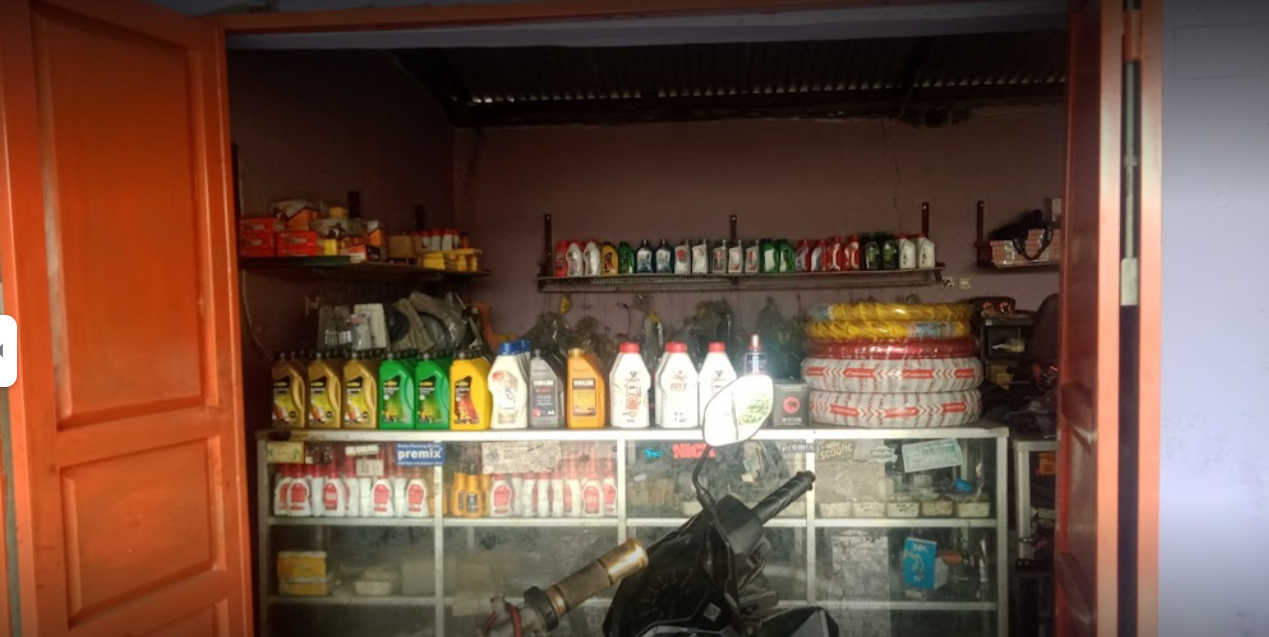
#> input picture hii.png, 1269 x 637 px
$ jupyter execute Untitled.ipynb
#> lines starting #> are read from the running program, lines starting #| are printed output that depends on the picture; after the words box and inside, x2 and y2 are one past the last pixel; in counts of white or black regions, pixels touching at a corner belong together
[cell 1]
from PIL import Image

[cell 2]
def citra_biner(nilai_ambang):
    # konversi gambar RGB ke grayscale
    # https://stackoverflow.com/a/18778280/9157799
#> called with nilai_ambang = 50
    CITRA_GRAYSCALE = Image.open('hii.png').convert('L')
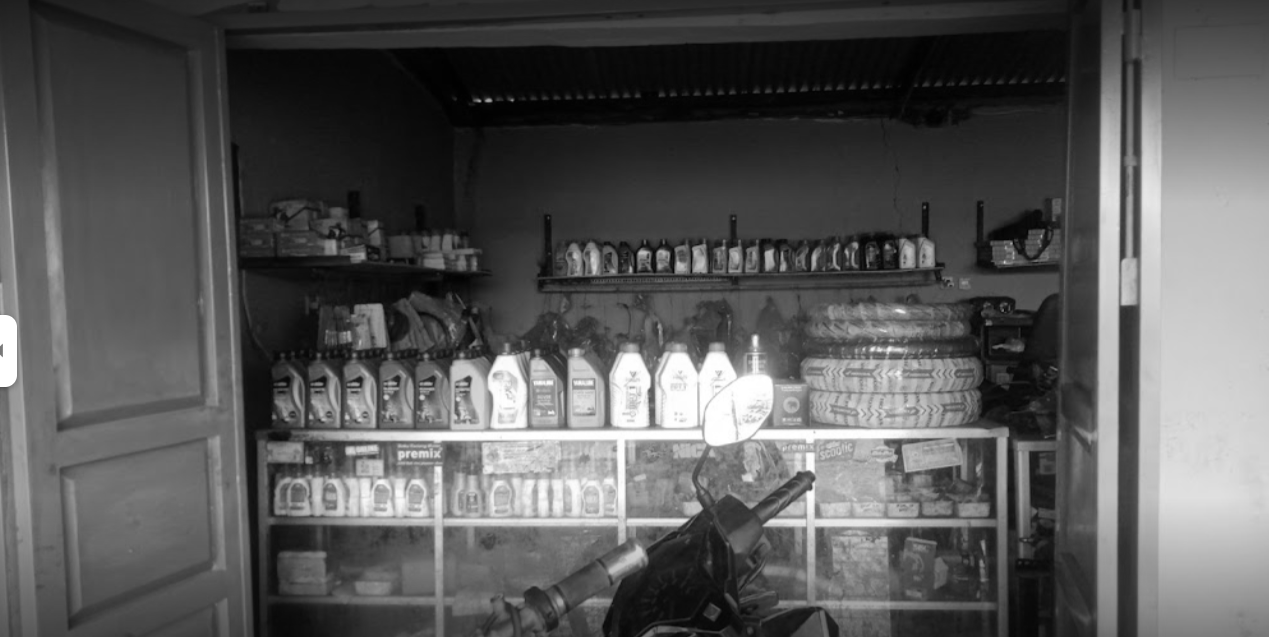
#> CITRA_GRAYSCALE: PIL image 1269x637 L; min 1, max 255, mean 87.7
    PIXEL_GRAYSCALE = CITRA_GRAYSCALE.load()

    ukuran_horizontal = CITRA_GRAYSCALE.size[0]
#> ukuran_horizontal = 1269
    ukuran_vertikal = CITRA_GRAYSCALE.size[1]
#> ukuran_vertikal = 637

    for x in range(ukuran_horizontal):
        for y in range(ukuran_vertikal):
            if PIXEL_GRAYSCALE[x, y] < nilai_ambang:
                PIXEL_GRAYSCALE[x, y] = 0
            else:
                PIXEL_GRAYSCALE[x, y] = 255

    nama_setelah_disave = 'gambar_biner_' + str(nilai_ambang) + '.png'
    CITRA_GRAYSCALE.save(nama_setelah_disave)
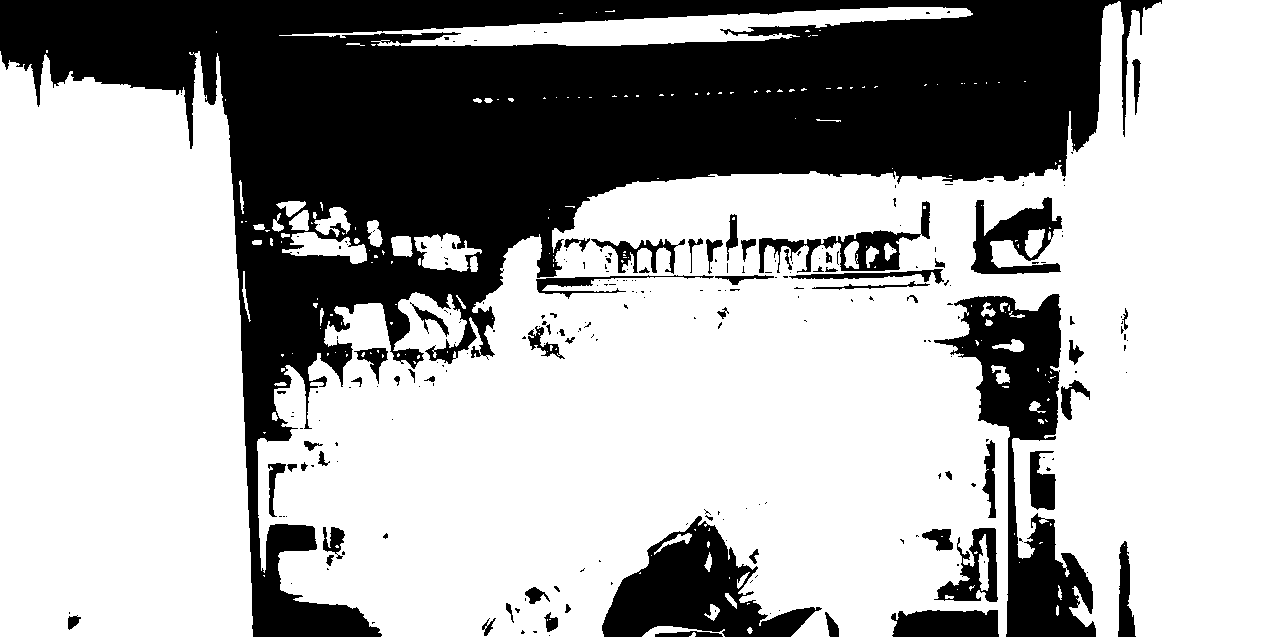
#> saved as gambar_biner_50.png: PIL image 1269x637 L; 66.6% white; 248 black regions (184 under 20 px), largest, box (x1, y1, x2, y2) and area: (0, 0, 1162, 637) 214844, (934, 294, 1096, 637) 18534, (602, 516, 822, 637) 12359

[cell 3]
citra_biner(50)

[cell 4]
img = Image.open ('gambar_biner_50.png')

[cell 5]
img

[cell 6]
citra_biner(128)
#> call 2 of citra_biner, with nilai_ambang = 128
#> in citra_biner (call 2), `CITRA_GRAYSCALE.save(nama_setelah_disave)`:
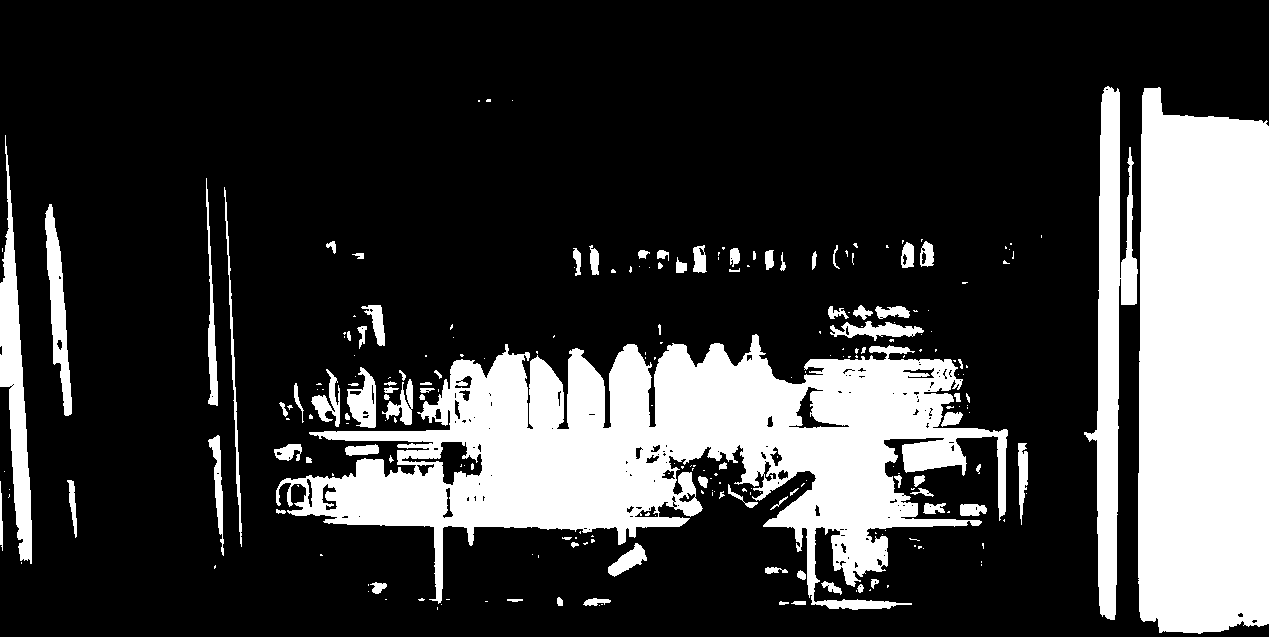
#> saved as gambar_biner_128.png: PIL image 1269x637 L; 23.4% white; 241 white regions (154 under 20 px), largest, box (x1, y1, x2, y2) and area: (276, 334, 1008, 610) 87651, (1138, 87, 1269, 634) 66668, (1084, 86, 1138, 620) 11976

[cell 7]
img = Image.open ('gambar_biner_128.png')

[cell 8]
img

[cell 9]
citra_biner(200)
#> call 3 of citra_biner, with nilai_ambang = 200
#> in citra_biner (call 3), `CITRA_GRAYSCALE.save(nama_setelah_disave)`:
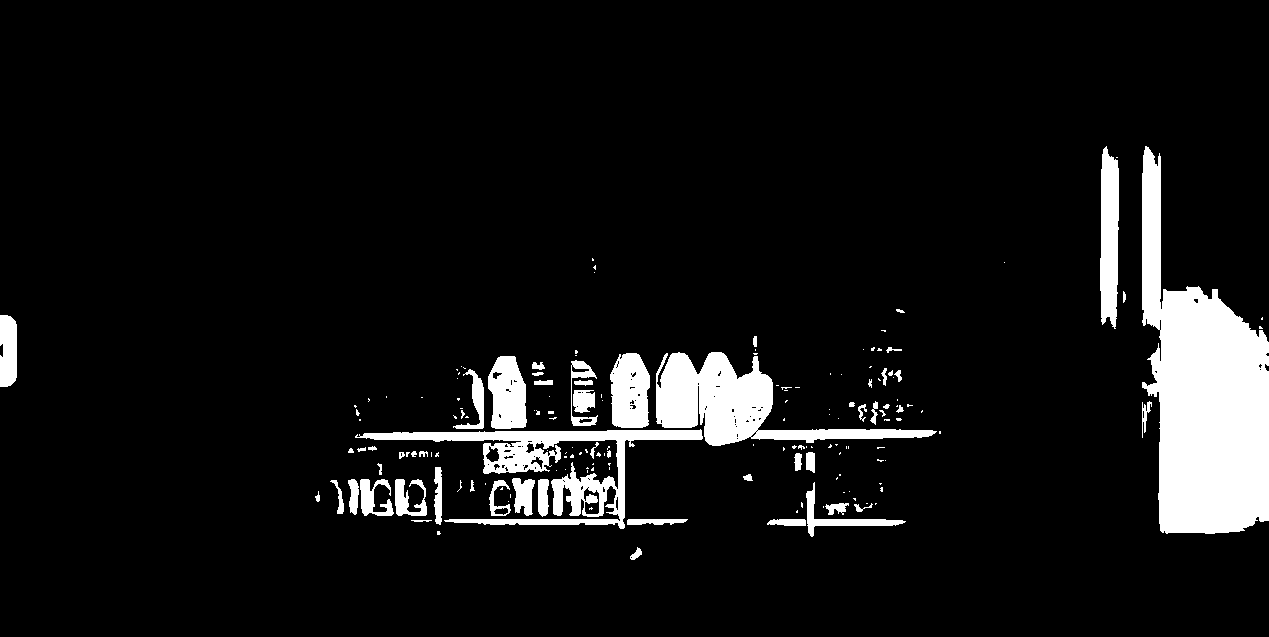
#> saved as gambar_biner_200.png: PIL image 1269x637 L; 7.9% white; 171 white regions (112 under 20 px), largest, box (x1, y1, x2, y2) and area: (1142, 146, 1269, 534) 28286, (656, 352, 937, 446) 9600, (355, 429, 703, 529) 8189

[cell 10]
img = Image.open ('gambar_biner_200.png')

[cell 11]
img

[cell 12]
citra_biner(230)
#> call 4 of citra_biner, with nilai_ambang = 230
#> in citra_biner (call 4), `CITRA_GRAYSCALE.save(nama_setelah_disave)`:
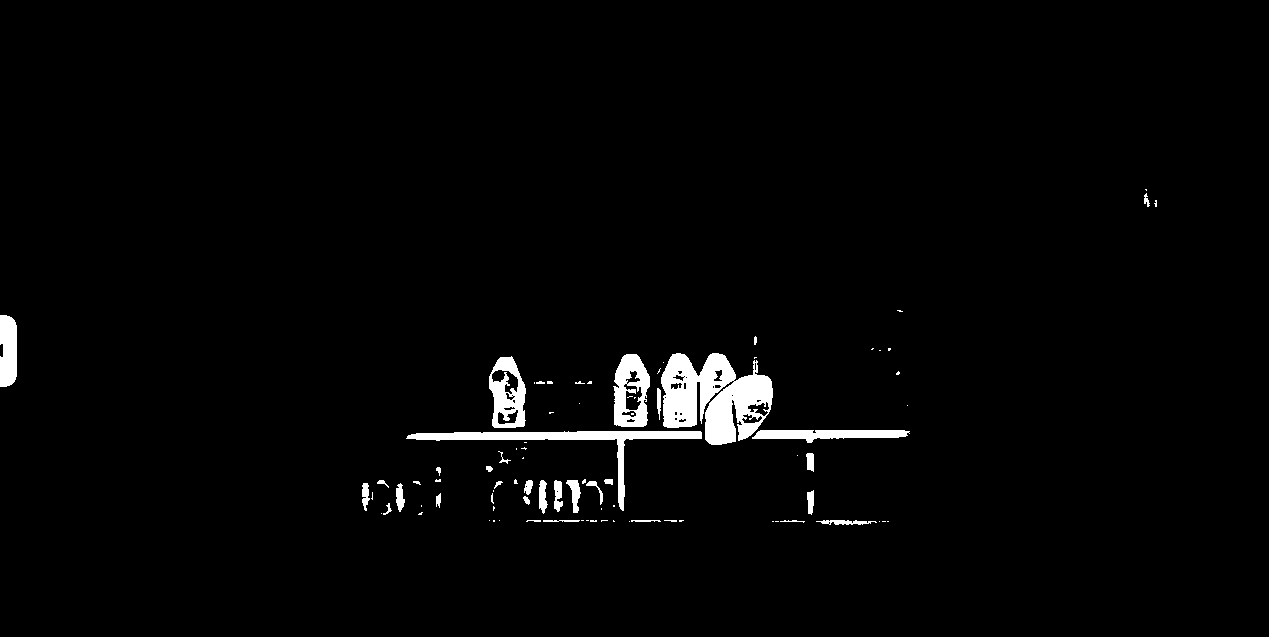
#> saved as gambar_biner_230.png: PIL image 1269x637 L; 2.2% white; 87 white regions (54 under 20 px), largest, box (x1, y1, x2, y2) and area: (661, 353, 773, 445) 6519, (406, 431, 702, 511) 2779, (613, 354, 650, 427) 1766

[cell 13]
img = Image.open ('gambar_biner_230.png')

[cell 14]
img

[cell 15]
citra_biner(270)
